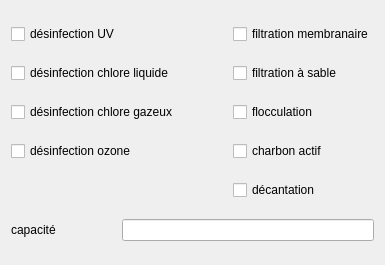
<?xml version="1.0" encoding="UTF-8"?>
<ui version="4.0">
 <class>Form</class>
 <widget class="QWidget" name="Form">
  <property name="geometry">
   <rect>
    <x>0</x>
    <y>0</y>
    <width>385</width>
    <height>265</height>
   </rect>
  </property>
  <property name="windowTitle">
   <string>Form</string>
  </property>
  <layout class="QGridLayout" name="gridLayout">
   <item row="3" column="0" colspan="2">
    <widget class="QCheckBox" name="sanitization_ozone">
     <property name="text">
      <string>désinfection ozone</string>
     </property>
    </widget>
   </item>
   <item row="2" column="0" colspan="2">
    <widget class="QCheckBox" name="sanitization_chlorine_gazeous">
     <property name="text">
      <string>désinfection chlore gazeux</string>
     </property>
    </widget>
   </item>
   <item row="3" column="2">
    <widget class="QCheckBox" name="activatedcharcoal">
     <property name="text">
      <string>charbon actif</string>
     </property>
    </widget>
   </item>
   <item row="0" column="2">
    <widget class="QCheckBox" name="filtration_membrane">
     <property name="text">
      <string>filtration membranaire</string>
     </property>
    </widget>
   </item>
   <item row="1" column="0" colspan="2">
    <widget class="QCheckBox" name="sanitization_chlorine_liquid">
     <property name="text">
      <string>désinfection chlore liquide</string>
     </property>
    </widget>
   </item>
   <item row="5" column="0">
    <widget class="QLabel" name="label_7">
     <property name="text">
      <string>capacité</string>
     </property>
    </widget>
   </item>
   <item row="2" column="2">
    <widget class="QCheckBox" name="flocculation">
     <property name="text">
      <string>flocculation</string>
     </property>
    </widget>
   </item>
   <item row="0" column="0" colspan="2">
    <widget class="QCheckBox" name="sanitization_uv">
     <property name="text">
      <string>désinfection UV</string>
     </property>
    </widget>
   </item>
   <item row="1" column="2">
    <widget class="QCheckBox" name="filtration_sandorgravel">
     <property name="text">
      <string>filtration à sable</string>
     </property>
    </widget>
   </item>
   <item row="5" column="1" colspan="2">
    <widget class="QLineEdit" name="treatment_capacity"/>
   </item>
   <item row="4" column="2">
    <widget class="QCheckBox" name="settling">
     <property name="text">
      <string>décantation</string>
     </property>
    </widget>
   </item>
  </layout>
 </widget>
 <resources/>
 <connections/>
</ui>
